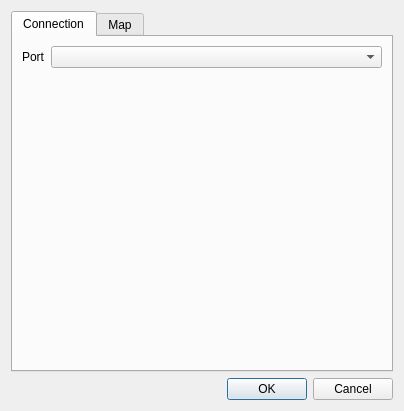
<?xml version="1.0" encoding="UTF-8"?>
<ui version="4.0">
 <class>SettingsDialog</class>
 <widget class="QDialog" name="SettingsDialog">
  <property name="geometry">
   <rect>
    <x>0</x>
    <y>0</y>
    <width>404</width>
    <height>411</height>
   </rect>
  </property>
  <layout class="QVBoxLayout" name="verticalLayout">
   <item>
    <widget class="QTabWidget" name="tabWidget">
     <property name="currentIndex">
      <number>0</number>
     </property>
     <widget class="QWidget" name="tab">
      <attribute name="title">
       <string>Connection</string>
      </attribute>
      <layout class="QVBoxLayout" name="verticalLayout_2">
       <item>
        <layout class="QFormLayout" name="formLayout">
         <item row="0" column="0">
          <widget class="QLabel" name="label">
           <property name="text">
            <string>Port</string>
           </property>
          </widget>
         </item>
         <item row="0" column="1">
          <widget class="QComboBox" name="portSelection"/>
         </item>
        </layout>
       </item>
      </layout>
     </widget>
     <widget class="QWidget" name="tab_2">
      <attribute name="title">
       <string>Map</string>
      </attribute>
     </widget>
    </widget>
   </item>
   <item>
    <widget class="QDialogButtonBox" name="buttonBox">
     <property name="orientation">
      <enum>Qt::Horizontal</enum>
     </property>
     <property name="standardButtons">
      <set>QDialogButtonBox::Cancel|QDialogButtonBox::Ok</set>
     </property>
    </widget>
   </item>
  </layout>
 </widget>
 <resources/>
 <connections>
  <connection>
   <sender>buttonBox</sender>
   <signal>accepted()</signal>
   <receiver>SettingsDialog</receiver>
   <slot>accept()</slot>
   <hints>
    <hint type="sourcelabel">
     <x>248</x>
     <y>254</y>
    </hint>
    <hint type="destinationlabel">
     <x>157</x>
     <y>274</y>
    </hint>
   </hints>
  </connection>
  <connection>
   <sender>buttonBox</sender>
   <signal>rejected()</signal>
   <receiver>SettingsDialog</receiver>
   <slot>reject()</slot>
   <hints>
    <hint type="sourcelabel">
     <x>316</x>
     <y>260</y>
    </hint>
    <hint type="destinationlabel">
     <x>286</x>
     <y>274</y>
    </hint>
   </hints>
  </connection>
 </connections>
</ui>
